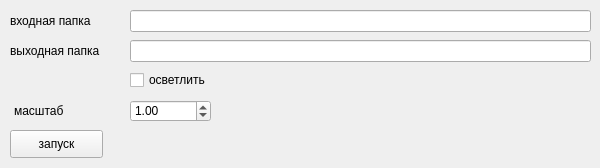
<?xml version="1.0" encoding="UTF-8"?>
<ui version="4.0">
 <class>Form</class>
 <widget class="QWidget" name="Form">
  <property name="geometry">
   <rect>
    <x>0</x>
    <y>0</y>
    <width>600</width>
    <height>168</height>
   </rect>
  </property>
  <property name="windowTitle">
   <string>Form</string>
  </property>
  <widget class="QCheckBox" name="chb_lighten">
   <property name="geometry">
    <rect>
     <x>130</x>
     <y>70</y>
     <width>101</width>
     <height>20</height>
    </rect>
   </property>
   <property name="text">
    <string>осветлить</string>
   </property>
  </widget>
  <widget class="QDoubleSpinBox" name="spin_scale">
   <property name="geometry">
    <rect>
     <x>130</x>
     <y>100</y>
     <width>81</width>
     <height>22</height>
    </rect>
   </property>
   <property name="prefix">
    <string/>
   </property>
   <property name="value">
    <double>1.000000000000000</double>
   </property>
  </widget>
  <widget class="QLineEdit" name="line_in">
   <property name="geometry">
    <rect>
     <x>130</x>
     <y>10</y>
     <width>461</width>
     <height>22</height>
    </rect>
   </property>
  </widget>
  <widget class="QLabel" name="label">
   <property name="geometry">
    <rect>
     <x>10</x>
     <y>10</y>
     <width>111</width>
     <height>21</height>
    </rect>
   </property>
   <property name="text">
    <string>входная папка</string>
   </property>
  </widget>
  <widget class="QLabel" name="label_2">
   <property name="geometry">
    <rect>
     <x>10</x>
     <y>40</y>
     <width>111</width>
     <height>21</height>
    </rect>
   </property>
   <property name="text">
    <string>выходная папка</string>
   </property>
  </widget>
  <widget class="QLineEdit" name="line_out">
   <property name="geometry">
    <rect>
     <x>130</x>
     <y>40</y>
     <width>461</width>
     <height>22</height>
    </rect>
   </property>
  </widget>
  <widget class="QLabel" name="label_3">
   <property name="geometry">
    <rect>
     <x>14</x>
     <y>100</y>
     <width>101</width>
     <height>21</height>
    </rect>
   </property>
   <property name="text">
    <string>масштаб</string>
   </property>
  </widget>
  <widget class="QPushButton" name="btn_run">
   <property name="geometry">
    <rect>
     <x>10</x>
     <y>130</y>
     <width>93</width>
     <height>28</height>
    </rect>
   </property>
   <property name="text">
    <string>запуск</string>
   </property>
  </widget>
 </widget>
 <resources/>
 <connections/>
</ui>
